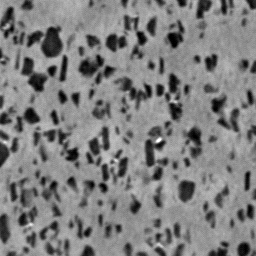
#> input picture assignment2/aluminium.png, 256 x 256 px; its folder holds only this picture in this run
$ python otsu_threshold.py
#> lines starting #> are read from the running program, lines starting #| are printed output that depends on the picture
#> the answer given: aluminium.png
#> further down, img is the input picture: shape (256, 256, 3); min 0, max 255, mean 127.2
import numpy as np
import cv2
import matplotlib.pyplot as plt
from tkinter.filedialog import askopenfilename

def otsu_thresholding( img ):
    HISTOGRAM, bins = np.histogram( img , np.array( range ( 0, 256 ) ) )
#> HISTOGRAM = 255 values, max 4290 at index 152, min 0 at index 206, mean 771; bins = 256 values from 0 to 255
    threshold = -1
    sigma_so_far = -1
    HISTOGRAM = 1.0 * HISTOGRAM / np.sum ( HISTOGRAM )
#> HISTOGRAM = 255 values, max 0.0218 at index 152, min 0 at index 206, mean 0.00392
    for t in bins:
        q1 = np.sum ( HISTOGRAM [ : t ] )
        mu1 = np.sum ( bins [ : t ] * HISTOGRAM [ : t ] ) / q1
        q2 = np.sum ( HISTOGRAM [ t : ] )
        mu2 = np.sum ( bins [ t : -1 ] * HISTOGRAM [ t : ] ) / q2

        sigma = q1 * q2 * (mu1 - mu2) ** 2
        if sigma > sigma_so_far:
            threshold = t
            sigma_so_far = sigma
#> this loop made 256 passes
#> (q1, mu1, q2, mu2, sigma, sigma_so_far) on passes 2 to 13: (0.0015, 0, 0.999, 127.4, 24.25, 24.25), (0.00172, 0.133, 0.998, 127.5, 27.91, 27.91), (0.00212, 0.482, 0.998, 127.5, 34.15, 34.15), (0.00259, 0.941, 0.997, 127.6, 41.49, 41.49), (0.00307, 1.41, 0.997, 127.6, 48.71, 48.71), (0.00375, 2.07, 0.996, 127.7, 59.04, 59.04), (0.00427, 2.55, 0.996, 127.8, 66.72, 66.72), (0.00488, 3.1, 0.995, 127.9, 75.62, 75.62), (0.00565, 3.76, 0.994, 127.9, 86.57, 86.57), (0.00653, 4.47, 0.993, 128.1, 99.08, 99.08), (0.00748, 5.17, 0.993, 128.2, 112.3, 112.3), (0.00844, 5.84, 0.992, 128.3, 125.4, 125.4)
#> (q1, mu1, q2, mu2, sigma) on passes 1, 100: (0, nan, 1, 127.2, nan), (0.219, 56.71, 0.781, 147, 1395.4)
#> after the loop, sigma_so_far = 1400.5; threshold = 104
    output = img.copy( )
    print(threshold)
#| 104
    output[img > threshold] = 255
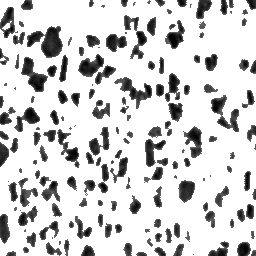
#> output: shape (256, 256, 3); min 0, max 255, mean 208.7
    output[img < threshold] = 0
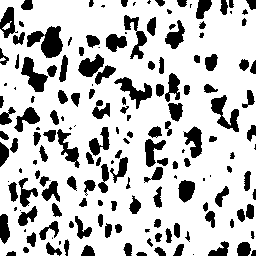
#> output: shape (256, 256, 3); min 0, max 255, mean 194.8
    return output


if __name__ == "__main__":
    filename =  askopenfilename ( initialdir = "" ,
                                  title = "Select an image file" ,
                                  filetypes = [ ("Image Files" , "*.png") ] ) # input the image file
    img = cv2.imread( filename )
    cv2.imshow( 'Input', img )
    cv2.waitKey( 0 )
    cv2.imshow( 'Output', otsu_thresholding( img ) )
    cv2.waitKey( 0 )
